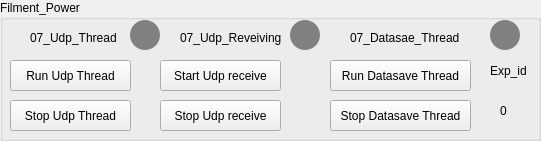
    <widget class="QGroupBox" name="groupBox_60">
     <property name="geometry">
      <rect>
       <x>0</x>
       <y>590</y>
       <width>541</width>
       <height>141</height>
      </rect>
     </property>
     <property name="title">
      <string>Filment_Power</string>
     </property>
     <widget class="QPushButton" name="pushButton_350">
      <property name="geometry">
       <rect>
        <x>290</x>
        <y>20</y>
        <width>30</width>
        <height>30</height>
       </rect>
      </property>
      <property name="styleSheet">
       <string notr="true">border-radius:15px;
background-color:grey;
</string>
      </property>
      <property name="text">
       <string/>
      </property>
     </widget>
     <widget class="QPushButton" name="pushButton_351">
      <property name="geometry">
       <rect>
        <x>160</x>
        <y>60</y>
        <width>121</width>
        <height>31</height>
       </rect>
      </property>
      <property name="text">
       <string>Start Udp receive</string>
      </property>
     </widget>
     <widget class="QPushButton" name="pushButton_352">
      <property name="geometry">
       <rect>
        <x>330</x>
        <y>60</y>
        <width>141</width>
        <height>31</height>
       </rect>
      </property>
      <property name="text">
       <string>Run Datasave Thread</string>
      </property>
     </widget>
     <widget class="QPushButton" name="pushButton_353">
      <property name="geometry">
       <rect>
        <x>160</x>
        <y>100</y>
        <width>121</width>
        <height>31</height>
       </rect>
      </property>
      <property name="text">
       <string>Stop Udp receive</string>
      </property>
     </widget>
     <widget class="QLabel" name="label_265">
      <property name="geometry">
       <rect>
        <x>30</x>
        <y>30</y>
        <width>91</width>
        <height>16</height>
       </rect>
      </property>
      <property name="text">
       <string>07_Udp_Thread</string>
      </property>
     </widget>
     <widget class="QPushButton" name="pushButton_354">
      <property name="geometry">
       <rect>
        <x>130</x>
        <y>20</y>
        <width>30</width>
        <height>30</height>
       </rect>
      </property>
      <property name="styleSheet">
       <string notr="true">border-radius:15px;
background-color:grey;
</string>
      </property>
      <property name="text">
       <string/>
      </property>
     </widget>
     <widget class="QLabel" name="label_266">
      <property name="geometry">
       <rect>
        <x>180</x>
        <y>30</y>
        <width>101</width>
        <height>16</height>
       </rect>
      </property>
      <property name="text">
       <string>07_Udp_Reveiving</string>
      </property>
     </widget>
     <widget class="QPushButton" name="pushButton_355">
      <property name="geometry">
       <rect>
        <x>330</x>
        <y>100</y>
        <width>141</width>
        <height>31</height>
       </rect>
      </property>
      <property name="text">
       <string>Stop Datasave Thread</string>
      </property>
     </widget>
     <widget class="QPushButton" name="pushButton_356">
      <property name="geometry">
       <rect>
        <x>10</x>
        <y>60</y>
        <width>121</width>
        <height>31</height>
       </rect>
      </property>
      <property name="text">
       <string>Run Udp Thread</string>
      </property>
     </widget>
     <widget class="QPushButton" name="pushButton_357">
      <property name="geometry">
       <rect>
        <x>490</x>
        <y>20</y>
        <width>30</width>
        <height>30</height>
       </rect>
      </property>
      <property name="styleSheet">
       <string notr="true">border-radius:15px;
background-color:grey
;
</string>
      </property>
      <property name="text">
       <string/>
      </property>
     </widget>
     <widget class="QPushButton" name="pushButton_358">
      <property name="geometry">
       <rect>
        <x>10</x>
        <y>100</y>
        <width>121</width>
        <height>31</height>
       </rect>
      </property>
      <property name="text">
       <string>Stop Udp Thread</string>
      </property>
     </widget>
     <widget class="QLabel" name="label_267">
      <property name="geometry">
       <rect>
        <x>350</x>
        <y>30</y>
        <width>121</width>
        <height>16</height>
       </rect>
      </property>
      <property name="text">
       <string>07_Datasae_Thread</string>
      </property>
     </widget>
     <widget class="QLabel" name="label_268">
      <property name="geometry">
       <rect>
        <x>490</x>
        <y>60</y>
        <width>41</width>
        <height>21</height>
       </rect>
      </property>
      <property name="text">
       <string>Exp_id</string>
      </property>
     </widget>
     <widget class="QLabel" name="label_269">
      <property name="geometry">
       <rect>
        <x>500</x>
        <y>100</y>
        <width>21</width>
        <height>21</height>
       </rect>
      </property>
      <property name="text">
       <string>0</string>
      </property>
     </widget>
    </widget>
